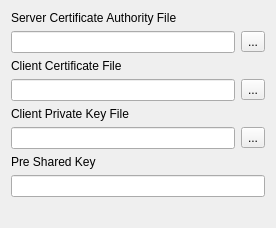
         <widget class="QWidget" name="TabPage">
          <attribute name="title">
           <string>Credentials</string>
          </attribute>
          <layout class="QVBoxLayout">
           <item>
            <widget class="QLabel" name="textLabelCAFile">
             <property name="text">
              <string>Server Certificate Authority File</string>
             </property>
             <property name="wordWrap">
              <bool>false</bool>
             </property>
            </widget>
           </item>
           <item>
            <layout class="QHBoxLayout">
             <item>
              <widget class="QLineEdit" name="lineEditCAName">
               <property name="enabled">
                <bool>true</bool>
               </property>
               <property name="readOnly">
                <bool>true</bool>
               </property>
              </widget>
             </item>
             <item>
              <widget class="QToolButton" name="toolButtonCAFile">
               <property name="text">
                <string>...</string>
               </property>
              </widget>
             </item>
            </layout>
           </item>
           <item>
            <widget class="QLabel" name="textLabelCertFile">
             <property name="text">
              <string>Client Certificate File</string>
             </property>
             <property name="wordWrap">
              <bool>false</bool>
             </property>
            </widget>
           </item>
           <item>
            <layout class="QHBoxLayout">
             <item>
              <widget class="QLineEdit" name="lineEditCertName">
               <property name="enabled">
                <bool>true</bool>
               </property>
               <property name="readOnly">
                <bool>true</bool>
               </property>
              </widget>
             </item>
             <item>
              <widget class="QToolButton" name="toolButtonCertFile">
               <property name="text">
                <string>...</string>
               </property>
              </widget>
             </item>
            </layout>
           </item>
           <item>
            <widget class="QLabel" name="textLabelPKeyFile">
             <property name="text">
              <string>Client Private Key File</string>
             </property>
             <property name="wordWrap">
              <bool>false</bool>
             </property>
            </widget>
           </item>
           <item>
            <layout class="QHBoxLayout">
             <item>
              <widget class="QLineEdit" name="lineEditPKeyName">
               <property name="enabled">
                <bool>true</bool>
               </property>
               <property name="frame">
                <bool>true</bool>
               </property>
               <property name="readOnly">
                <bool>true</bool>
               </property>
              </widget>
             </item>
             <item>
              <widget class="QToolButton" name="toolButtonPKeyFile">
               <property name="text">
                <string>...</string>
               </property>
              </widget>
             </item>
            </layout>
           </item>
           <item>
            <widget class="QLabel" name="textLabelPSK">
             <property name="text">
              <string>Pre Shared Key</string>
             </property>
             <property name="wordWrap">
              <bool>false</bool>
             </property>
            </widget>
           </item>
           <item>
            <widget class="QLineEdit" name="lineEditPSK">
             <property name="echoMode">
              <enum>QLineEdit::Password</enum>
             </property>
            </widget>
           </item>
           <item>
            <spacer>
             <property name="orientation">
              <enum>Qt::Vertical</enum>
             </property>
             <property name="sizeHint" stdset="0">
              <size>
               <width>254</width>
               <height>20</height>
              </size>
             </property>
            </spacer>
           </item>
          </layout>
         </widget>
